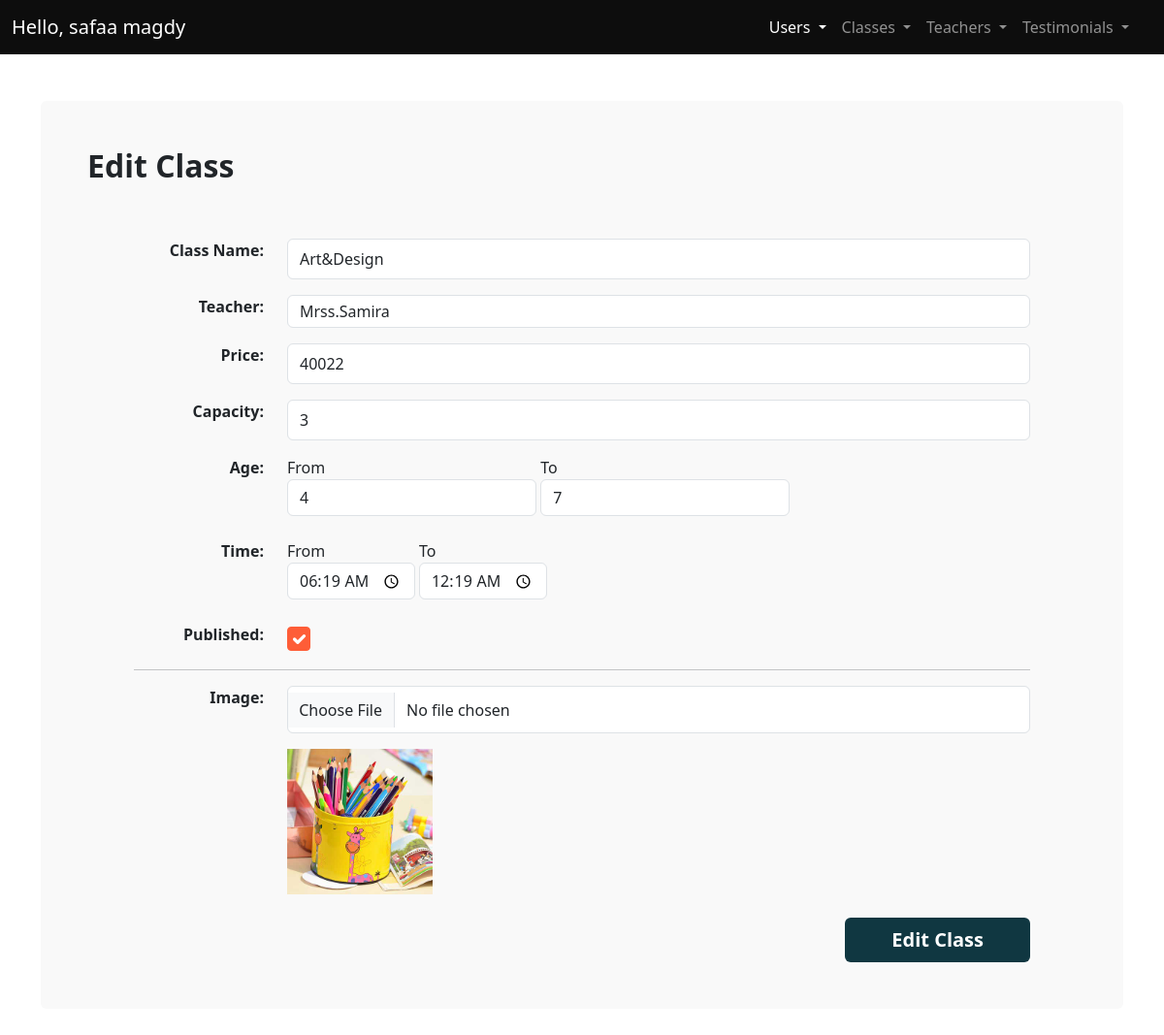
The app's page /admin/edit_class.php?id=9 (signed in) with its own data.
### tables this page shows
CREATE TABLE `classes` (
  `id` int(11) NOT NULL,
  `className` varchar(50) NOT NULL,
  `teacher_id` int(11) NOT NULL,
  `price` double NOT NULL,
  `capacity` int(11) NOT NULL,
  `ageFrom` int(2) NOT NULL,
  `ageTo` int(2) NOT NULL,
  `timeFrom` time NOT NULL,
  `timeTo` time NOT NULL,
  `published` tinyint(1) NOT NULL,
  `image` varchar(100) NOT NULL,
  `regDate` timestamp NOT NULL DEFAULT current_timestamp()
);

CREATE TABLE `teachers` (
  `id` int(11) NOT NULL,
  `fullName` varchar(50) NOT NULL,
  `jopTitle` varchar(50) NOT NULL,
  `published` tinyint(1) NOT NULL,
  `image` varchar(100) NOT NULL,
  `facebook` varchar(50) DEFAULT NULL,
  `twitter` varchar(50) DEFAULT NULL,
  `linkedin` varchar(50) DEFAULT NULL,
  `regDate` timestamp NOT NULL DEFAULT current_timestamp()
);

### admin/edit_class.php (the view, shortened to what this page needs)
<?php
require_once "includes/conn.php";
if($_SERVER['REQUEST_METHOD'] == "GET") {
  try{
    $sql = "SELECT * FROM `classes` WHERE id=?";
    $stmt = $conn->prepare($sql);
    $id=$_GET['id'];
    $stmt->execute([$id]);
    $classe= $stmt->fetch();
    $sqlt = "SELECT * FROM `teachers` WHERE `published`=1";
    $stmtt = $conn->prepare($sqlt);
    $stmtt->execute([]);
    $teachers= $stmtt->fetchAll();
  }catch(Exception $e){
    $error= $e->getMessage();
  }
}
?>
<!DOCTYPE html>
<html lang="en">
  <head>
    <link rel="stylesheet" href="css/main.min.css" />
    <link rel="stylesheet" href="css/styles.css" />
  </head>
  <body>
    <main>
    <?php require_once "includes/navbar.php"; ?>
      <div class="container my-5">
        <div class="bg-light p-5 rounded">
          <h2 class="fw-bold fs-2 mb-5 pb-2">Edit Class</h2>
          <form action="" method="post" class="px-md-5" enctype="multipart/form-data">
            <div class="form-group mb-3 row">
              <label for="" class="form-label col-md-2 fw-bold text-md-end"
                >Class Name:</label
              >
              <div class="col-md-10">
                <input
                  type="text"
                  placeholder="<?php  echo $classe['className'] ?>"
                  class="form-control py-2"
                  name="className"
                  value="<?php  echo $classe['className'] ?>"
                />
              </div>
            </div>
            <div class="form-group mb-3 row">
              <label for="" class="form-label col-md-2 fw-bold text-md-end"
                >Teacher:</label
              >
              <div class="col-md-10">
                <select name="teacher_id" id="" class="form-control py-1">
                  <?php foreach($teachers as $teacher){ ?>
                  <option value="<?php echo $teacher['id'] ?>" <?php  echo ($classe['teacher_id']==$teacher['id'])?"selected":""  ?> ><?php echo $teacher['fullName'] ?></option>
                 <?php } ?>
                </select>
              </div>
            </div>
            <div class="form-group mb-3 row">
              <label for="" class="form-label col-md-2 fw-bold text-md-end"
                >Price:</label
              >
              <div class="col-md-10">
                <input
                  type="number"
                  step="0.1"
                  placeholder="<?php  echo $classe['price'] ?>"
                  class="form-control py-2"
                  name="price"
                  value="<?php  echo $classe['price'] ?>"
                />
              </div>
            </div>
            <div class="form-group mb-3 row">
              <label for="" class="form-label col-md-2 fw-bold text-md-end"
                >Capacity:</label
              >
              <div class="col-md-10">
                <input
                  type="number"
                  step="1"
                  placeholder="<?php  echo $classe['capacity'] ?>"
                  class="form-control py-2"
                  name="capacity"
                  value="<?php  echo $classe['capacity'] ?>"
                />
              </div>
            </div>
            <div class="form-group mb-3 row">
              <label for="" class="form-label col-md-2 fw-bold text-md-end"
                >Age:</label
              >
              <div class="col-md-10">
                <label for="" class="form-label">From <input type="number" name="ageFrom" placeholder="<?php  echo $classe['ageFrom'] ?>" value="<?php  echo $classe['ageFrom'] ?>" class="form-control"></label>
                <label for="" class="form-label">To <input type="number"  name="ageTo" placeholder="<?php  echo $classe['ageTo'] ?>" value="<?php  echo $classe['ageTo'] ?>"  class="form-control"></label>
              </div>
            </div>
            <div class="form-group mb-3 row">
              <label for="" class="form-label col-md-2 fw-bold text-md-end"
                >Time:</label
              >
              <div class="col-md-10">
                <label for="" class="form-label">From <input type="time" name="timeFrom" placeholder="<?php  echo $classe['timeFrom'] ?>" value="<?php  echo $classe['timeFrom'] ?>"  class="form-control"></label>
                <label for="" class="form-label">To <input type="time" name="timeTo" placeholder="<?php  echo $classe['timeTo'] ?>" value="<?php  echo $classe['timeTo'] ?>"  class="form-control"></label>
              </div>
            </div>
            <div class="form-group mb-3 row">
              <label for="" class="form-label col-md-2 fw-bold text-md-end"
                >Published:</label
              >
              <div class="col-md-10">
                <input
                  type="checkbox"
                  class="form-check-input"
                  style="padding: 0.7rem;"
                  name="published"
                  value=1
                  <?php  echo ($classe['published']==1)?"checked":"" ?>
                />
              </div>
            </div>
            <hr>
            <div class="form-group mb-3 row">
              <label for="" class="form-label col-md-2 fw-bold text-md-end"
                >Image:</label
              >
              <div class="col-md-10">
                <input
                  type="file"
                  class="form-control"
                  style="padding: 0.7rem;"
                  name="image"
                />
              </div>
            </div>
            <div class="row justify-content-end">
              <div class="col-md-10">
                <img
                  src="../images/<?php  echo $classe['image'] ?>"
                  alt="class-image"
                  style="max-width: 150px"
                />
              </div>
            </div>
            <div class="text-md-end">
            <button
              class="btn mt-4 btn-secondary text-white fs-5 fw-bold border-0 py-2 px-md-5"
            >
              Edit Class
            </button>
          </div>
          </form>
        </div>
      </div>
    </main>
  </body>
</html>

### records on screen
classes: className "Art&Design", teacher_id "Mrss.Samira", price "40022", capacity "3", ageFrom "4", ageTo "7", timeFrom "06:19:00", timeTo "00:19:00", published "☑", image (picture)

### other values on screen
$name "safaa magdy"
